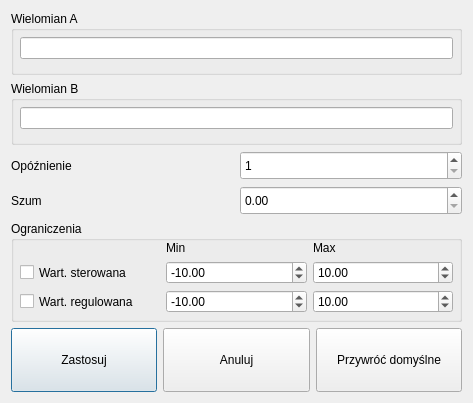
<?xml version="1.0" encoding="UTF-8"?>
<ui version="4.0">
 <class>UST_ARX</class>
 <widget class="QDialog" name="UST_ARX">
  <property name="windowModality">
   <enum>Qt::WindowModal</enum>
  </property>
  <property name="geometry">
   <rect>
    <x>0</x>
    <y>0</y>
    <width>473</width>
    <height>403</height>
   </rect>
  </property>
  <property name="maximumSize">
   <size>
    <width>16777215</width>
    <height>16777215</height>
   </size>
  </property>
  <property name="windowTitle">
   <string>Ustawienia ARX</string>
  </property>
  <layout class="QVBoxLayout" name="verticalLayout_4">
   <item>
    <widget class="QGroupBox" name="groupBox">
     <property name="title">
      <string>Wielomian A</string>
     </property>
     <layout class="QHBoxLayout" name="horizontalLayout_8">
      <property name="leftMargin">
       <number>6</number>
      </property>
      <property name="topMargin">
       <number>0</number>
      </property>
      <property name="rightMargin">
       <number>6</number>
      </property>
      <property name="bottomMargin">
       <number>6</number>
      </property>
      <item>
       <widget class="QLineEdit" name="lineEdit_A"/>
      </item>
     </layout>
    </widget>
   </item>
   <item>
    <widget class="QGroupBox" name="groupBox_3">
     <property name="title">
      <string>Wielomian B</string>
     </property>
     <layout class="QHBoxLayout" name="horizontalLayout_9">
      <property name="leftMargin">
       <number>6</number>
      </property>
      <property name="topMargin">
       <number>0</number>
      </property>
      <property name="rightMargin">
       <number>6</number>
      </property>
      <property name="bottomMargin">
       <number>6</number>
      </property>
      <item>
       <widget class="QLineEdit" name="LineEdit_B"/>
      </item>
     </layout>
    </widget>
   </item>
   <item>
    <layout class="QGridLayout" name="gridLayout">
     <item row="1" column="0">
      <widget class="QLabel" name="label_3">
       <property name="text">
        <string>Szum</string>
       </property>
      </widget>
     </item>
     <item row="0" column="1">
      <widget class="QDoubleSpinBox" name="opoznienie">
       <property name="sizePolicy">
        <sizepolicy hsizetype="Preferred" vsizetype="Preferred">
         <horstretch>0</horstretch>
         <verstretch>0</verstretch>
        </sizepolicy>
       </property>
       <property name="decimals">
        <number>0</number>
       </property>
       <property name="minimum">
        <double>1.000000000000000</double>
       </property>
      </widget>
     </item>
     <item row="0" column="0">
      <widget class="QLabel" name="label_5">
       <property name="text">
        <string>Opóźnienie</string>
       </property>
      </widget>
     </item>
     <item row="1" column="1">
      <widget class="QDoubleSpinBox" name="szum">
       <property name="sizePolicy">
        <sizepolicy hsizetype="Preferred" vsizetype="Preferred">
         <horstretch>0</horstretch>
         <verstretch>0</verstretch>
        </sizepolicy>
       </property>
       <property name="minimum">
        <double>0.000000000000000</double>
       </property>
       <property name="maximum">
        <double>10.000000000000000</double>
       </property>
       <property name="singleStep">
        <double>0.010000000000000</double>
       </property>
      </widget>
     </item>
    </layout>
   </item>
   <item>
    <widget class="QGroupBox" name="groupBox_2">
     <property name="title">
      <string>Ograniczenia</string>
     </property>
     <layout class="QGridLayout" name="gridLayout_2">
      <property name="leftMargin">
       <number>6</number>
      </property>
      <property name="topMargin">
       <number>0</number>
      </property>
      <property name="rightMargin">
       <number>6</number>
      </property>
      <property name="bottomMargin">
       <number>6</number>
      </property>
      <item row="1" column="0">
       <widget class="QCheckBox" name="sterowana">
        <property name="sizePolicy">
         <sizepolicy hsizetype="Preferred" vsizetype="Preferred">
          <horstretch>0</horstretch>
          <verstretch>0</verstretch>
         </sizepolicy>
        </property>
        <property name="text">
         <string>Wart. sterowana</string>
        </property>
       </widget>
      </item>
      <item row="0" column="2">
       <widget class="QLabel" name="label_2">
        <property name="text">
         <string>Max</string>
        </property>
       </widget>
      </item>
      <item row="1" column="2">
       <widget class="QDoubleSpinBox" name="sterMax">
        <property name="sizePolicy">
         <sizepolicy hsizetype="Preferred" vsizetype="Preferred">
          <horstretch>0</horstretch>
          <verstretch>0</verstretch>
         </sizepolicy>
        </property>
        <property name="minimum">
         <double>-100.000000000000000</double>
        </property>
        <property name="maximum">
         <double>100.000000000000000</double>
        </property>
        <property name="value">
         <double>10.000000000000000</double>
        </property>
       </widget>
      </item>
      <item row="1" column="1">
       <widget class="QDoubleSpinBox" name="sterMin">
        <property name="sizePolicy">
         <sizepolicy hsizetype="Preferred" vsizetype="Preferred">
          <horstretch>0</horstretch>
          <verstretch>0</verstretch>
         </sizepolicy>
        </property>
        <property name="minimum">
         <double>-100.000000000000000</double>
        </property>
        <property name="maximum">
         <double>100.000000000000000</double>
        </property>
        <property name="value">
         <double>-10.000000000000000</double>
        </property>
       </widget>
      </item>
      <item row="0" column="1">
       <widget class="QLabel" name="label">
        <property name="text">
         <string>Min</string>
        </property>
       </widget>
      </item>
      <item row="2" column="0">
       <widget class="QCheckBox" name="regulowana">
        <property name="sizePolicy">
         <sizepolicy hsizetype="Preferred" vsizetype="Preferred">
          <horstretch>0</horstretch>
          <verstretch>0</verstretch>
         </sizepolicy>
        </property>
        <property name="text">
         <string>Wart. regulowana</string>
        </property>
       </widget>
      </item>
      <item row="2" column="1">
       <widget class="QDoubleSpinBox" name="regMin">
        <property name="sizePolicy">
         <sizepolicy hsizetype="Preferred" vsizetype="Preferred">
          <horstretch>0</horstretch>
          <verstretch>0</verstretch>
         </sizepolicy>
        </property>
        <property name="minimum">
         <double>-100.000000000000000</double>
        </property>
        <property name="maximum">
         <double>100.000000000000000</double>
        </property>
        <property name="value">
         <double>-10.000000000000000</double>
        </property>
       </widget>
      </item>
      <item row="2" column="2">
       <widget class="QDoubleSpinBox" name="regMax">
        <property name="sizePolicy">
         <sizepolicy hsizetype="Preferred" vsizetype="Preferred">
          <horstretch>0</horstretch>
          <verstretch>0</verstretch>
         </sizepolicy>
        </property>
        <property name="minimum">
         <double>-100.000000000000000</double>
        </property>
        <property name="maximum">
         <double>100.000000000000000</double>
        </property>
        <property name="value">
         <double>10.000000000000000</double>
        </property>
       </widget>
      </item>
     </layout>
    </widget>
   </item>
   <item>
    <layout class="QHBoxLayout" name="horizontalLayout">
     <item>
      <widget class="QPushButton" name="zastosuj">
       <property name="sizePolicy">
        <sizepolicy hsizetype="Preferred" vsizetype="Preferred">
         <horstretch>0</horstretch>
         <verstretch>0</verstretch>
        </sizepolicy>
       </property>
       <property name="text">
        <string>Zastosuj</string>
       </property>
      </widget>
     </item>
     <item>
      <widget class="QPushButton" name="anuluj">
       <property name="sizePolicy">
        <sizepolicy hsizetype="Preferred" vsizetype="Preferred">
         <horstretch>0</horstretch>
         <verstretch>0</verstretch>
        </sizepolicy>
       </property>
       <property name="text">
        <string>Anuluj</string>
       </property>
      </widget>
     </item>
     <item>
      <widget class="QPushButton" name="domyslne">
       <property name="sizePolicy">
        <sizepolicy hsizetype="Preferred" vsizetype="Preferred">
         <horstretch>0</horstretch>
         <verstretch>0</verstretch>
        </sizepolicy>
       </property>
       <property name="text">
        <string>Przywróć domyślne</string>
       </property>
      </widget>
     </item>
    </layout>
   </item>
  </layout>
 </widget>
 <resources/>
 <connections/>
</ui>
